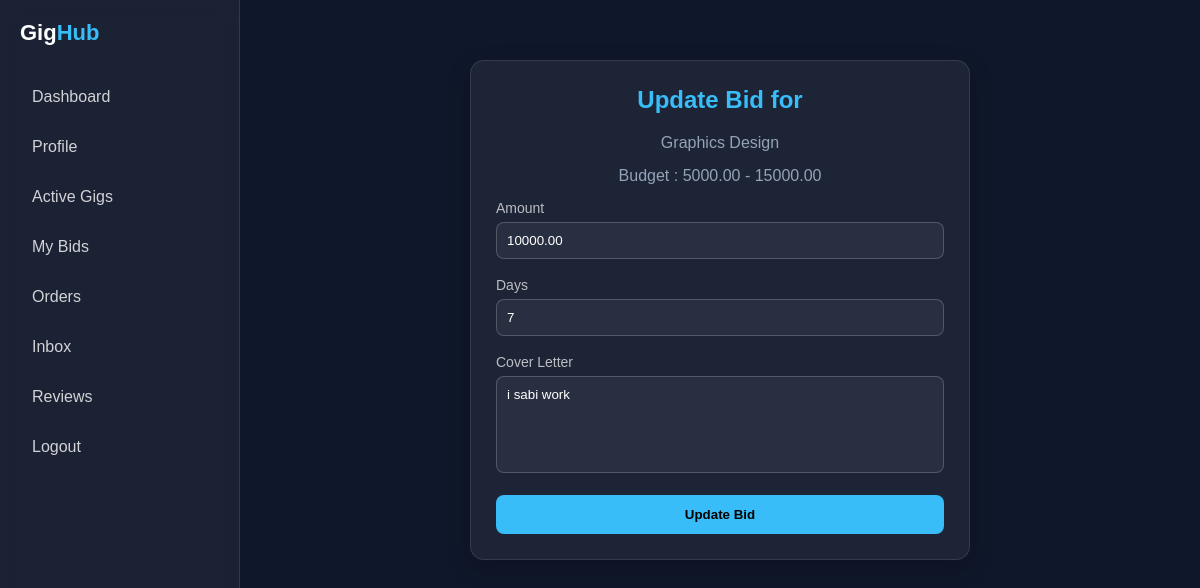
Page /edit_bid/1/ (signed in) on the committed database.
### Client/models.py (models this page shows, shortened)
class Bid(models.Model):
    gig = models.ForeignKey(Gig, on_delete=models.CASCADE)
    freelancer = models.ForeignKey(User, on_delete=models.CASCADE)
    amount = models.DecimalField(max_digits=10, decimal_places=2)
    days = models.PositiveIntegerField()
    cover_letter = models.TextField()
    status = models.CharField(max_length=20,
    choices=[('PENDING','Pending'),('ACCEPTED','Accepted'),('REJECTED','Rejected')], default='PENDING')
    created_at = models.DateTimeField(auto_now_add=True)

class Gig(models.Model):
    client = models.ForeignKey(User, on_delete=models.CASCADE)
    title = models.CharField(max_length=200)
    category = models.CharField(max_length=100)
    budget_min = models.DecimalField(max_digits=10, decimal_places=2)
    budget_max = models.DecimalField(max_digits=10, decimal_places=2)
    description = models.TextField()
    status = models.CharField(max_length=20,
    choices=[('OPEN', 'Open'),('ASSIGNED','Assigned'),('CLOSED', 'Closed')], default='OPEN')
    created_at = models.DateTimeField(auto_now_add=True)

### Freelancer/views.py (the view)
# urls.py: path('edit_bid/<int:bid_id>/', views.edit_bid, name='edit_bid'),
@login_required(login_url='freelancerloginPage')
def edit_bid(request, bid_id):
    bid = get_object_or_404(Bid, id = bid_id, freelancer=request.user)
    if request.method == 'POST':
        bid.amount = request.POST.get('amount')
        bid.days = request.POST.get('days')
        bid.cover_letter = request.POST.get('cover_letter')
        bid.save()
        return redirect('my_bids')
    return render(request, 'edit_bid.html', {'bid':bid})

### Freelancer/templates/edit_bid.html (shortened to what this page needs)
{% extends 'based.html' %}
{% block content%}
<div class="main">
    <div class="card">
        <h2>Update Bid for</h2>
        <p style="text-align:center; color:#94a3b8; margin-bottom:15px;">
            {{ bid.gig.title }}
        </p>
        <p style="text-align:center; color:#94a3b8; margin-bottom:15px;"> Budget :
            {{ bid.gig.budget_min }} - {{ bid.gig.budget_max }}
        </p>
        <form method="POST">
            <label class="label">Amount</label>
            <input class="input" type="number" name="amount" value="{{ bid.amount }}" required>
            <label class="label">Days</label>
            <input class="input" type="number" name="days" value="{{ bid.days }}" required>
            <label class="label">Cover Letter</label>
            <textarea name="cover_letter" rows="5" required>{{ bid.cover_letter|escape }}</textarea>
            <button class="submit" type="submit">Update Bid</button>
        </form>
    </div>
</div>
{% endblock %}

### static/css/style.css (style rules this page uses)
* { margin: 0; padding: 0; box-sizing: border-box; font-family: Arial, Helvetica, sans-serif; }
body { background: #0f172a; color: white; display: flex; min-height: 100vh; }
.main { flex: 1; padding: 30px; }

### Freelancer/templates/edit_bid.html (style rules this page uses)
.main { flex: 1; padding: 30px; }
.card { max-width: 500px; margin: 0 auto; background: rgba(255,255,255,0.06); border: 1px solid rgba(255,255,255,0.1); padding: 25px; border-radius: 14px; box-shadow: 0 8px 25px rgba(0,0,0,0.2); }
h2 { text-align: center; color: #38bdf8; margin-bottom: 20px; }
.label { display: block; margin-bottom: 6px; color: rgba(255,255,255,0.7); font-size: 14px; }
.input, textarea { width: 100%; padding: 10px; margin-bottom: 18px; border-radius: 8px; border: 1px solid rgba(255,255,255,0.2); background: rgba(255,255,255,0.05); color: white; outline: none; }
textarea { resize: none; }
.submit { width: 100%; padding: 12px; border: none; border-radius: 8px; background: #38bdf8; color: black; font-weight: bold; cursor: pointer; transition: 0.3s; }

### rows in the picture
Bid: gig "Graphics Design", gig.budget_min "5000.00", gig.budget_max "15000.00", amount "10000.00", days "7", cover_letter "i sabi work"
